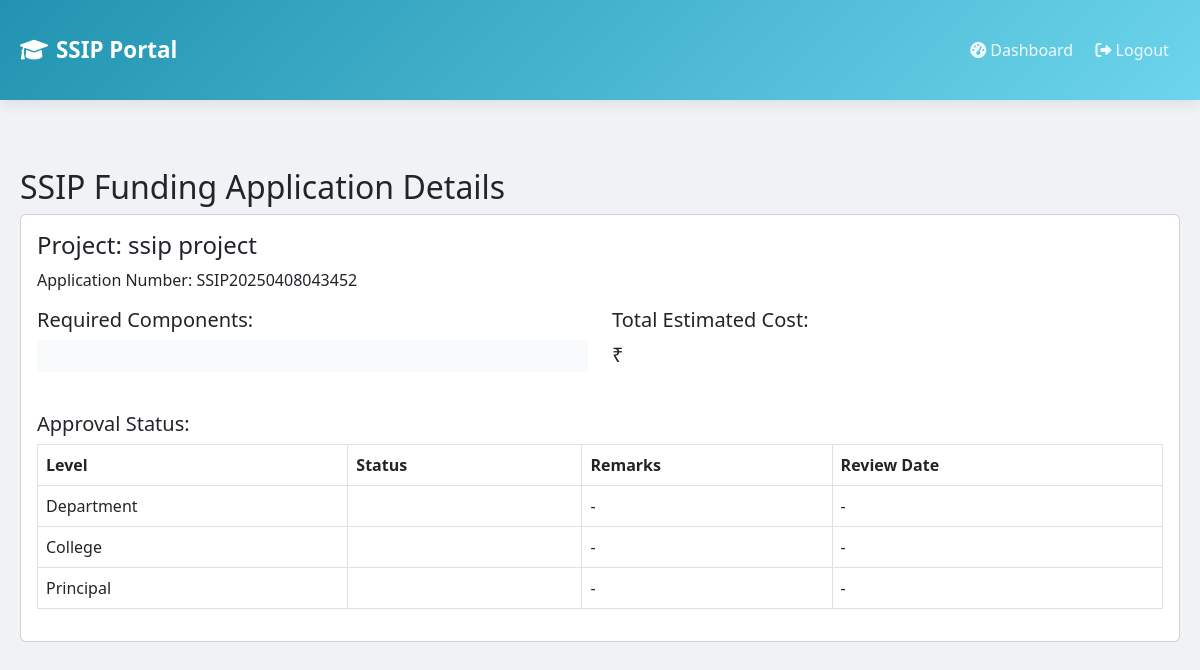
Page /view_funding_application/1 (signed in) on the committed database.
### app.py (models this page shows, shortened)
class Application(db.Model):
    id = db.Column(db.Integer, primary_key=True)
    application_number = db.Column(db.String(50), unique=True)
    user_id = db.Column(db.Integer, db.ForeignKey('user.id'), nullable=False)
    project_title = db.Column(db.String(200), nullable=False)
    problem_statement = db.Column(db.Text, nullable=False)
    solution = db.Column(db.Text, nullable=False)
    team_members = db.Column(db.String(500))
    total_cost = db.Column(db.Float, nullable=False)
    quotation_path = db.Column(db.String(200))
    created_at = db.Column(db.DateTime, default=datetime.utcnow)
    team_size = db.Column(db.Integer, default=1)
    project_duration = db.Column(db.Integer, default=6)  # in months
    completion_percentage = db.Column(db.Integer, default=0)
    innovation_score = db.Column(db.Integer, default=0)  # 0-100
    technical_complexity = db.Column(db.String(20), default='medium')  # low, medium, high
    project_domain = db.Column(db.String(50))
    implementation_status = db.Column(db.String(20), default='planning')  # planning, in-progress, testing, completed
    dept_status = db.Column(db.String(20), default='pending')
    dept_remarks = db.Column(db.Text)
    dept_review_date = db.Column(db.DateTime)
    college_status = db.Column(db.String(20), default='pending')
    college_remarks = db.Column(db.Text)
    college_review_date = db.Column(db.DateTime)
    principal_status = db.Column(db.String(20), default='pending')
    principal_remarks = db.Column(db.Text)
    principal_review_date = db.Column(db.DateTime)
    applicant = db.relationship('User', back_populates='user_applications')
    funding_request = db.relationship('FundingRequest', back_populates='ssip_application', uselist=False)
    purchase_lists = db.relationship('PurchaseList', back_populates='application')
    utilization_certificates = db.relationship('UtilizationCertificate', back_populates='application')
    components = db.relationship('Component', back_populates='application')
    application_notifications = db.relationship('Notification', back_populates='related_application')

class FundingRequest(db.Model):
    id = db.Column(db.Integer, primary_key=True)
    application_id = db.Column(db.Integer, db.ForeignKey('application.id'), nullable=False)
    actual_cost = db.Column(db.Float, nullable=False)
    bill_path = db.Column(db.String(200))
    remarks = db.Column(db.Text)
    created_at = db.Column(db.DateTime, default=datetime.now)
    dept_status = db.Column(db.String(20), default='pending')
    dept_remarks = db.Column(db.Text)
    dept_review_date = db.Column(db.DateTime)
    college_status = db.Column(db.String(20), default='pending')
    college_remarks = db.Column(db.Text)
    college_review_date = db.Column(db.DateTime)
    principal_status = db.Column(db.String(20), default='pending')
    principal_remarks = db.Column(db.Text)
    principal_review_date = db.Column(db.DateTime)
    ssip_application = db.relationship('Application', back_populates='funding_request')

### app.py (the view)
@app.route('/view_funding_application/<int:id>')
@login_required
def view_funding_application(id):
    funding = FundingRequest.query.get_or_404(id)
    application = funding.ssip_application
    if not (current_user.id == application.user_id or current_user.role in ['dept_coord', 'college_coord', 'principal']):
        flash('You do not have permission to access this application', 'danger')
        return redirect(url_for('dashboard'))
    return render_template('view_funding_application.html', funding=funding, application=application)

### app.py (called while the page is built)
@login_manager.user_loader
def load_user(user_id):
    return User.query.get(int(user_id))

### templates/view_funding_application.html (shortened to what this page needs)
{% extends "base.html" %}
{% block content %}
<div class="container mt-5">
    <h2>SSIP Funding Application Details</h2>
    <div class="card mb-4">
        <div class="card-body">
            <h4>Project: {{ application.project_title }}</h4>
            <p>Application Number: {{ application.application_number }}</p>
            <div class="row">
                <div class="col-md-6">
                    <h5>Required Components:</h5>
                    <pre class="bg-light p-3">{{ funding.required_components }}</pre>
                </div>
                <div class="col-md-6">
                    <h5>Total Estimated Cost:</h5>
                    <p class="lead">₹{{ funding.total_cost }}</p>
                </div>
            </div>
            <div class="mt-4">
                <h5>Approval Status:</h5>
                <div class="table-responsive">
                    <table class="table table-bordered">
                        <thead>
                            <tr>
                                <th>Level</th>
                                <th>Status</th>
                                <th>Remarks</th>
                                <th>Review Date</th>
                            </tr>
                        </thead>
                        <tbody>
                            <tr>
                                <td>Department</td>
                                <td><span class="badge badge-{{ funding.dept_status }}">{{ funding.dept_status }}</span></td>
                                <td>{{ funding.dept_remarks or '-' }}</td>
                                <td>{{ funding.dept_review_date or '-' }}</td>
                            </tr>
                            <tr>
                                <td>College</td>
                                <td><span class="badge badge-{{ funding.college_status }}">{{ funding.college_status }}</span></td>
                                <td>{{ funding.college_remarks or '-' }}</td>
                                <td>{{ funding.college_review_date or '-' }}</td>
                            </tr>
                            <tr>
                                <td>Principal</td>
                                <td><span class="badge badge-{{ funding.principal_status }}">{{ funding.principal_status }}</span></td>
                                <td>{{ funding.principal_remarks or '-' }}</td>
                                <td>{{ funding.principal_review_date or '-' }}</td>
                            </tr>
                        </tbody>
                    </table>
                </div>
            </div>
        </div>
    </div>
</div>
{% endblock %}

### templates/base.html (style rules this page uses)
:root { --primary-gradient: linear-gradient(135deg, #2193b0, #6dd5ed); --secondary-gradient: linear-gradient(135deg, #FF8008, #FFC837); --success-gradient: linear-gradient(135deg, #11998e, #38ef7d); --warning-gradient: linear-gradient(135deg, #F2994A, #F2C94C); --danger-gradient: linear-gradient(135deg, #eb3349, #f45c43); }
body { background: #f0f2f5; font-family: 'Segoe UI', system-ui, -apple-system, sans-serif; }
.container { max-width: 1200px; margin: 0 auto; padding: 20px; }

### rows in the picture
Application: project_title "ssip project", application_number "SSIP20250408043452"
FundingRequest: dept_remarks "-", dept_review_date "-", college_remarks "-", college_review_date "-", principal_remarks "-", principal_review_date "-"
